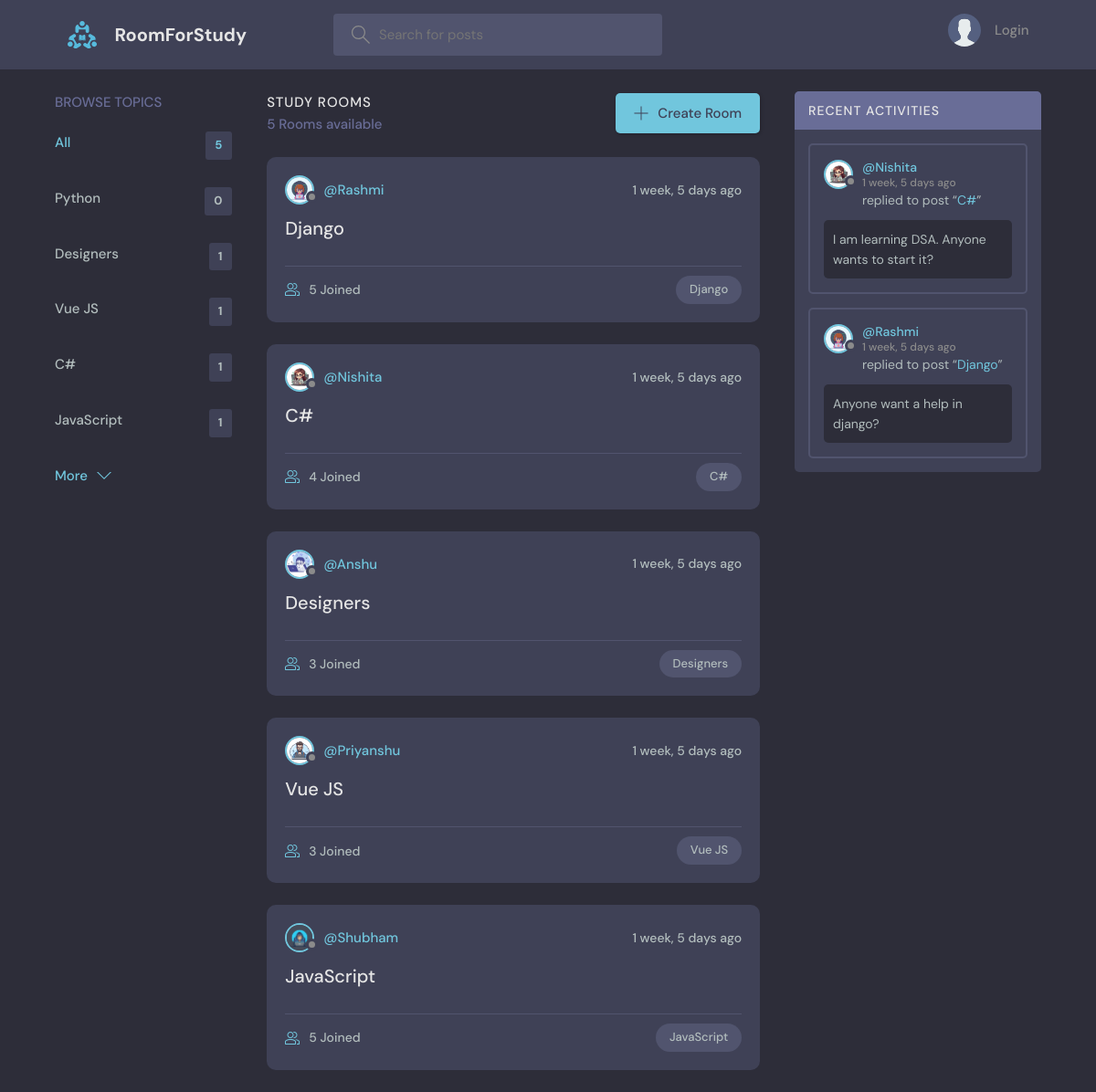
The page / on the database its author committed.
### base/models.py (models this page shows, shortened)
class Topic(models.Model):
    name = models.CharField(max_length=200)

class Room(models.Model):
    host = models.ForeignKey(User, on_delete=models.SET_NULL, null=True)
    topic = models.ForeignKey(Topic, on_delete=models.SET_NULL, null=True)
    name = models.CharField(max_length=200)
    description = models.TextField(null=True, blank=True)
    participants = models.ManyToManyField(
        User, related_name='participants', blank=True)
    updated = models.DateTimeField(auto_now=True)
    created = models.DateTimeField(auto_now_add=True)
    class Meta:
        ordering = ['-updated', '-created']
    def __str__(self):
        return self.name

class User(AbstractUser):
    name = models.CharField(max_length=200, null=True)
    email = models.EmailField(unique=True, null=True)
    bio = models.TextField(null=True)
    avatar = models.ImageField(null=True, default="avatar.svg")
    USERNAME_FIELD = 'email'
    REQUIRED_FIELDS = ['username','name']

class Message(models.Model):
    user = models.ForeignKey(User, on_delete=models.CASCADE)
    room = models.ForeignKey(Room, on_delete=models.CASCADE)
    body = models.TextField()
    updated = models.DateTimeField(auto_now=True)
    created = models.DateTimeField(auto_now_add=True)
    class Meta:
        ordering = ['-updated', '-created']

### base/views.py (the view)
# urls.py: path('', views.home, name="home"),
def home(request):
    q = request.GET.get('q') if request.GET.get('q') != None else ''
    rooms = Room.objects.filter(
        Q(topic__name__icontains=q) |
        Q(name__icontains=q) |
        Q(description__icontains=q)
    )
    topics = Topic.objects.all()[0:5]
    room_count = rooms.count()
    room_messages = Message.objects.filter(
        Q(room__topic__name__icontains=q))[0:3]
    context = {'rooms': rooms, 'topics': topics,
               'room_count': room_count, 'room_messages': room_messages}
    return render(request, 'base/home.html', context)

### base/templates/base/home.html (shortened to what this page needs)
{% extends 'main.html' %}
{% block content %}
<main class="layout layout--3">
  <div class="container">
    {% include 'base/topics_component.html' %}
    <div class="roomList">
      <div class="roomList__header">
        <div>
          <h2>Study Rooms</h2>
          <p>{{room_count}} Rooms available</p>
        </div>
        <a class="btn btn--main" href="{% url 'create-room' %}">
          <svg version="1.1" xmlns="http://www.w3.org/2000/svg" width="32" height="32" viewBox="0 0 32 32">
            <title>add</title>
            <path
              d="M16.943 0.943h-1.885v14.115h-14.115v1.885h14.115v14.115h1.885v-14.115h14.115v-1.885h-14.115v-14.115z">
            </path>
          </svg>
          Create Room
        </a>
      </div>
      {% include 'base/feed_component.html' %}
    </div>
    {% include 'base/activity_component.html' %}
  </div>
</main>
{% endblock %}

### base/templates/base/topics_component.html
<div class="topics">
    <div class="topics__header">
        <h2>Browse Topics</h2>
    </div>
    <ul class="topics__list">
        <li>
            <a href="{% url 'home' %}" class="active">All <span>{{topics.count}}</span></a>
        </li>
        {% for topic in topics %}
        <li>
            <a href="{% url 'home' %}?q={{topic.name}}">{{topic.name}}<span>{{topic.room_set.all.count}}</span></a>
        </li>
        {% endfor %}
    </ul>
    <a class="btn btn--link" href="{% url 'topics' %}">
        More
        <svg version="1.1" xmlns="http://www.w3.org/2000/svg" width="32" height="32" viewBox="0 0 32 32">
            <title>chevron-down</title>
            <path d="M16 21l-13-13h-3l16 16 16-16h-3l-13 13z"></path>
        </svg>
    </a>
</div>

### base/templates/base/feed_component.html (shortened to what this page needs)
{% for room in rooms %}
<div class="roomListRoom">
    <div class="roomListRoom__header">
        <a href="{% url 'user-profile' room.host.id %}" class="roomListRoom__author">
            <div class="avatar avatar--small">
                <img src="{{room.host.avatar.url}}" />
            </div>
            <span>@{{room.host.username}}</span>
        </a>
        <div class="roomListRoom__actions">
            <span>{{room.created|timesince}} ago</span>
        </div>
    </div>
    <div class="roomListRoom__content">
        <a href="{% url 'room' room.id %}">{{room.name}}</a>
    </div>
    <div class="roomListRoom__meta">
        <a href="{% url 'room' room.id %}" class="roomListRoom__joined">
            {{room.participants.all.count}} Joined
        </a>
        <p class="roomListRoom__topic">{{room.topic.name}}</p>
    </div>
</div>
{% endfor %}

### base/templates/base/activity_component.html (shortened to what this page needs)
<div class="activities">
    <div class="activities__header">
        <h2>Recent Activities</h2>
    </div>
    {% for message in room_messages %}
    <div class="activities__box">
        <div class="activities__boxHeader roomListRoom__header">
            <a href="{% url 'user-profile' message.user.id %}" class="roomListRoom__author">
                <div class="avatar avatar--small">
                    <img src="{{message.user.avatar.url}}" />
                </div>
                <p>
                    @{{message.user.username}}
                    <span>{{message.created|timesince}} ago</span>
                </p>
            </a>
        </div>
        <div class="activities__boxContent">
            <p>replied to post “<a href="{% url 'room' message.room.id %}">{{message.room}}</a>”</p>
            <div class="activities__boxRoomContent">{{message.body}}</div>
        </div>
    </div>
    {% endfor %}
</div>

### rows shown on the page
Topic: name "Python", room_set.all.count "0"
Topic: name "Designers", room_set.all.count "1"
Topic: name "Vue JS", room_set.all.count "1"
Topic: name "C#", room_set.all.count "1"
Topic: name "JavaScript", room_set.all.count "1"
Room: host.avatar (picture), host.username "Rashmi", created "1 week, 5 days", name "Django", participants.all.count "5", topic.name "Django"
Room: host.avatar (picture), host.username "Nishita", created "1 week, 5 days", name "C#", participants.all.count "4", topic.name "C#"
Room: host.avatar (picture), host.username "Anshu", created "1 week, 5 days", name "Designers", participants.all.count "3", topic.name "Designers"
Room: host.avatar (picture), host.username "Priyanshu", created "1 week, 5 days", name "Vue JS", participants.all.count "3", topic.name "Vue JS"
Room: host.avatar (picture), host.username "Shubham", created "1 week, 5 days", name "JavaScript", participants.all.count "5", topic.name "JavaScript"
Message: user.avatar (picture), user.username "Nishita", created "1 week, 5 days", room "C#", body "I am learning DSA. Anyone wants to start it?"
Message: user.avatar (picture), user.username "Rashmi", created "1 week, 5 days", room "Django", body "Anyone want a help in django?"

### other values the page prints
{{ topics.count }} "5"
{{ room_count }} "5"
